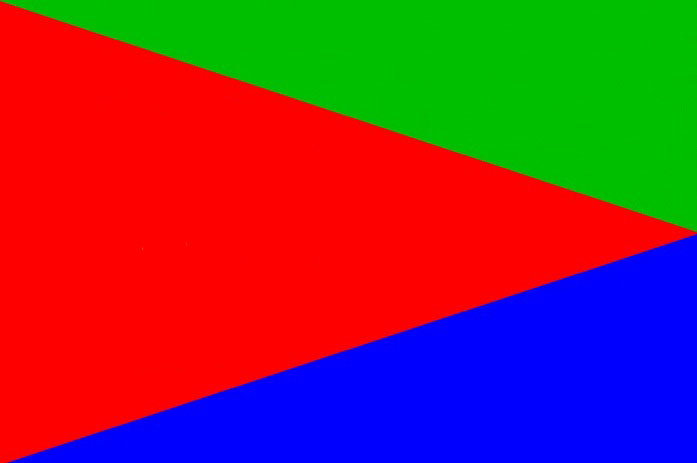
#> input picture Class1/images/colorful.jpg, 697 x 463 px
$ python read_write.py
#> lines starting #> are read from the running program, lines starting #| are printed output that depends on the picture
# read and write images , grayscale

import cv2

colorful = cv2.imread('../images/colorful.jpg')
#> colorful is the input picture: shape (463, 697, 3); mean B, G, R 62.3, 48.2, 127.8
# colorful = cv2.imread('../images/colorful.jpg')

# grayscale reading
gray = cv2.imread('../images/colorful.jpg',0)
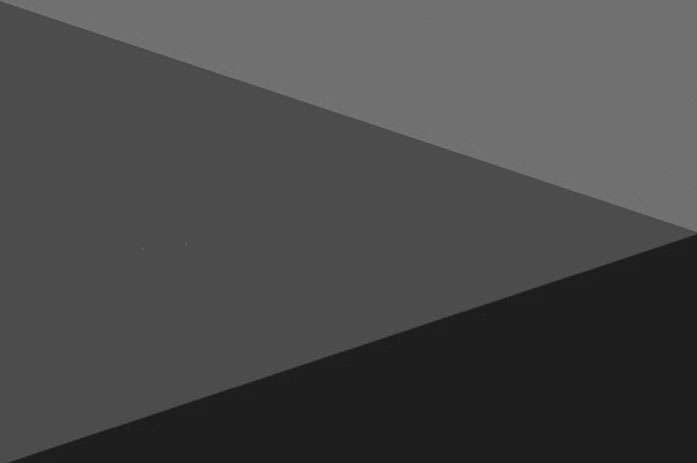
#> gray: shape (463, 697); min 24, max 124, mean 73.6

cv2.imshow("display",colorful)
cv2.imshow("display-gray",gray)


blue = colorful[:,:,0]
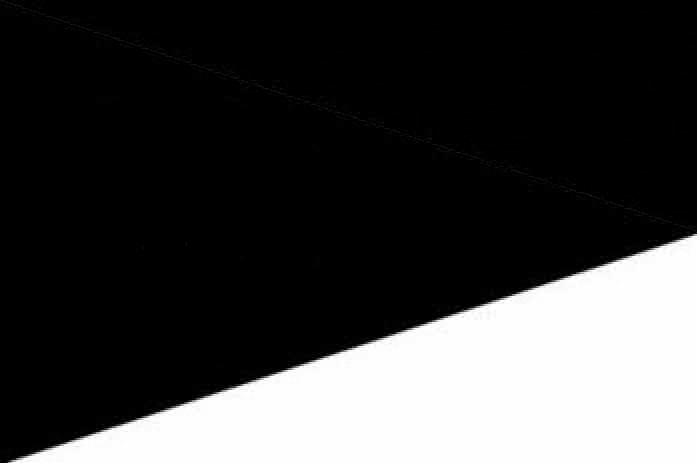
#> blue: shape (463, 697); min 0, max 255, mean 62.3
green = colorful[:,:,1]
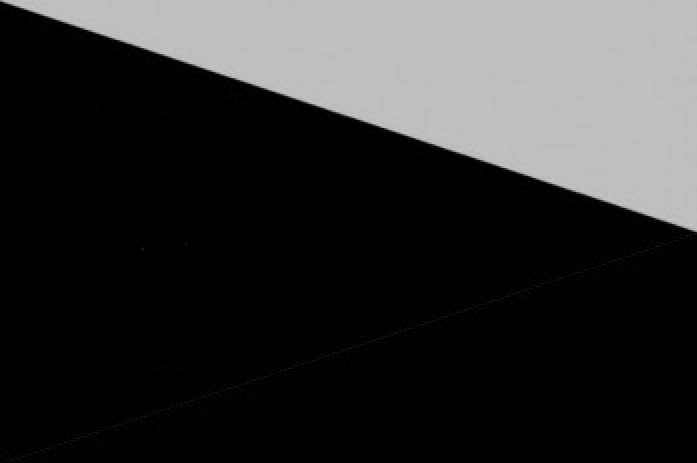
#> green: shape (463, 697); min 0, max 205, mean 48.2
red = colorful[:,:,2]
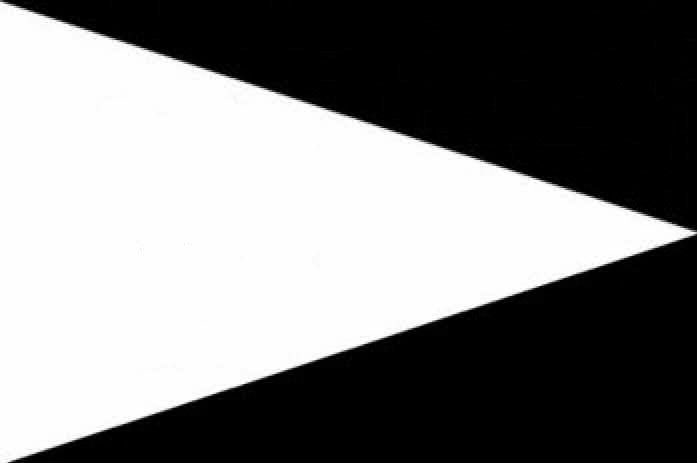
#> red: shape (463, 697); min 0, max 255, mean 127.8

cv2.imshow("blue-channel",blue)
cv2.imshow("green-channel",green)
cv2.imshow("red-channel",red)

cv2.waitKey(0)
# cv2.destroyAllWindows()
